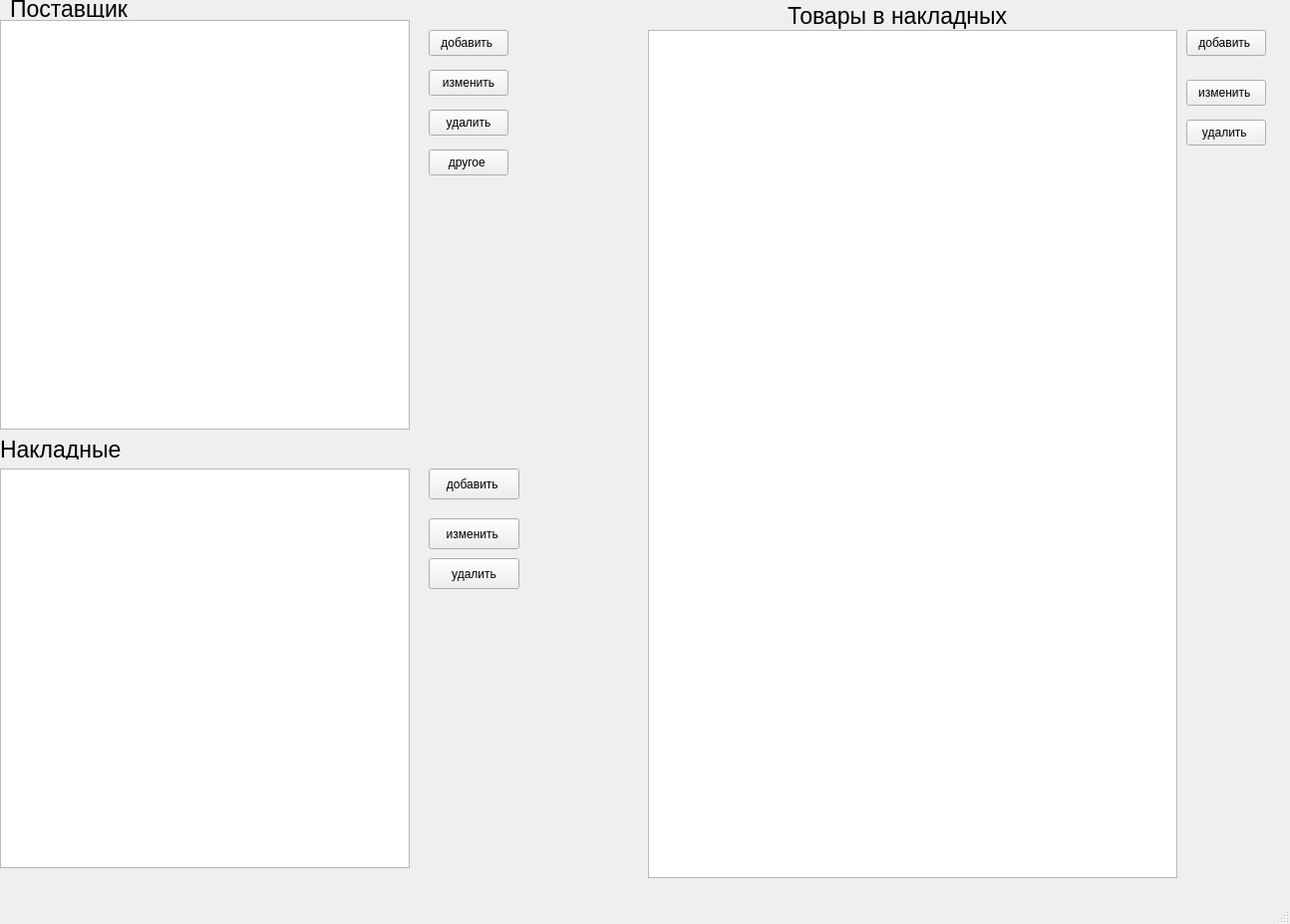
<?xml version="1.0" encoding="UTF-8"?>
<ui version="4.0">
 <class>MainWindow</class>
 <widget class="QMainWindow" name="MainWindow">
  <property name="geometry">
   <rect>
    <x>0</x>
    <y>0</y>
    <width>1294</width>
    <height>927</height>
   </rect>
  </property>
  <property name="windowTitle">
   <string>MainWindow</string>
  </property>
  <widget class="QWidget" name="centralwidget">
   <widget class="QLabel" name="label">
    <property name="geometry">
     <rect>
      <x>10</x>
      <y>0</y>
      <width>131</width>
      <height>18</height>
     </rect>
    </property>
    <property name="font">
     <font>
      <pointsize>17</pointsize>
     </font>
    </property>
    <property name="text">
     <string>Поставщик </string>
    </property>
   </widget>
   <widget class="QLabel" name="label_2">
    <property name="geometry">
     <rect>
      <x>0</x>
      <y>440</y>
      <width>141</width>
      <height>21</height>
     </rect>
    </property>
    <property name="font">
     <font>
      <pointsize>17</pointsize>
     </font>
    </property>
    <property name="text">
     <string>Накладные</string>
    </property>
   </widget>
   <widget class="QLabel" name="label_3">
    <property name="geometry">
     <rect>
      <x>790</x>
      <y>0</y>
      <width>241</width>
      <height>31</height>
     </rect>
    </property>
    <property name="font">
     <font>
      <pointsize>17</pointsize>
     </font>
    </property>
    <property name="text">
     <string>Товары в накладных</string>
    </property>
   </widget>
   <widget class="QTableView" name="tableView_provader">
    <property name="geometry">
     <rect>
      <x>0</x>
      <y>20</y>
      <width>411</width>
      <height>411</height>
     </rect>
    </property>
   </widget>
   <widget class="QTableView" name="tableView_invoices">
    <property name="geometry">
     <rect>
      <x>0</x>
      <y>470</y>
      <width>411</width>
      <height>401</height>
     </rect>
    </property>
   </widget>
   <widget class="QPushButton" name="pushButton_add_provader">
    <property name="geometry">
     <rect>
      <x>430</x>
      <y>30</y>
      <width>80</width>
      <height>26</height>
     </rect>
    </property>
    <property name="text">
     <string>добавить </string>
    </property>
   </widget>
   <widget class="QPushButton" name="pushButton_delete_provader">
    <property name="geometry">
     <rect>
      <x>430</x>
      <y>110</y>
      <width>80</width>
      <height>26</height>
     </rect>
    </property>
    <property name="text">
     <string>удалить</string>
    </property>
   </widget>
   <widget class="QPushButton" name="pushButton_add_invoices">
    <property name="geometry">
     <rect>
      <x>430</x>
      <y>470</y>
      <width>91</width>
      <height>31</height>
     </rect>
    </property>
    <property name="text">
     <string>добавить </string>
    </property>
   </widget>
   <widget class="QPushButton" name="pushButton_delete_invoices">
    <property name="geometry">
     <rect>
      <x>430</x>
      <y>560</y>
      <width>91</width>
      <height>31</height>
     </rect>
    </property>
    <property name="text">
     <string>удалить</string>
    </property>
   </widget>
   <widget class="QPushButton" name="pushButton_add_tovar_invoices">
    <property name="geometry">
     <rect>
      <x>1190</x>
      <y>30</y>
      <width>80</width>
      <height>26</height>
     </rect>
    </property>
    <property name="text">
     <string>добавить </string>
    </property>
   </widget>
   <widget class="QPushButton" name="pushButton_delete_tovar_invoices">
    <property name="geometry">
     <rect>
      <x>1190</x>
      <y>120</y>
      <width>80</width>
      <height>26</height>
     </rect>
    </property>
    <property name="text">
     <string>удалить </string>
    </property>
   </widget>
   <widget class="QTableView" name="tableView_tovar_invoices">
    <property name="geometry">
     <rect>
      <x>650</x>
      <y>30</y>
      <width>531</width>
      <height>851</height>
     </rect>
    </property>
   </widget>
   <widget class="QPushButton" name="pushButton_change_provider">
    <property name="geometry">
     <rect>
      <x>430</x>
      <y>70</y>
      <width>80</width>
      <height>26</height>
     </rect>
    </property>
    <property name="text">
     <string>изменить</string>
    </property>
   </widget>
   <widget class="QPushButton" name="pushButton_invoice">
    <property name="geometry">
     <rect>
      <x>430</x>
      <y>520</y>
      <width>91</width>
      <height>31</height>
     </rect>
    </property>
    <property name="text">
     <string>изменить </string>
    </property>
   </widget>
   <widget class="QPushButton" name="pushButton_goodsinvoice">
    <property name="geometry">
     <rect>
      <x>1190</x>
      <y>80</y>
      <width>80</width>
      <height>26</height>
     </rect>
    </property>
    <property name="text">
     <string>изменить </string>
    </property>
   </widget>
   <widget class="QPushButton" name="pb_window">
    <property name="geometry">
     <rect>
      <x>430</x>
      <y>150</y>
      <width>80</width>
      <height>26</height>
     </rect>
    </property>
    <property name="text">
     <string>другое </string>
    </property>
   </widget>
  </widget>
  <widget class="QStatusBar" name="statusbar"/>
 </widget>
 <resources/>
 <connections/>
</ui>
